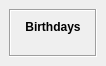
<?xml version="1.0" encoding="UTF-8"?>
<ui version="4.0">
 <class>MainWindow</class>
 <widget class="QMainWindow" name="MainWindow">
  <property name="geometry">
   <rect>
    <x>0</x>
    <y>0</y>
    <width>106</width>
    <height>66</height>
   </rect>
  </property>
  <property name="sizePolicy">
   <sizepolicy hsizetype="Preferred" vsizetype="Preferred">
    <horstretch>0</horstretch>
    <verstretch>0</verstretch>
   </sizepolicy>
  </property>
  <property name="windowTitle">
   <string>MainWindow</string>
  </property>
  <widget class="QWidget" name="centralwidget">
   <layout class="QVBoxLayout" name="verticalLayout_2">
    <item>
     <widget class="QFrame" name="frame">
      <property name="frameShape">
       <enum>QFrame::Box</enum>
      </property>
      <property name="frameShadow">
       <enum>QFrame::Sunken</enum>
      </property>
      <layout class="QVBoxLayout" name="verticalLayout_3">
       <item>
        <widget class="QLabel" name="titleLabel">
         <property name="sizePolicy">
          <sizepolicy hsizetype="Preferred" vsizetype="Minimum">
           <horstretch>0</horstretch>
           <verstretch>0</verstretch>
          </sizepolicy>
         </property>
         <property name="font">
          <font>
           <weight>75</weight>
           <bold>true</bold>
          </font>
         </property>
         <property name="text">
          <string>Birthdays</string>
         </property>
         <property name="alignment">
          <set>Qt::AlignCenter</set>
         </property>
        </widget>
       </item>
       <item>
        <layout class="QGridLayout" name="birthdaysLayout">
         <property name="horizontalSpacing">
          <number>10</number>
         </property>
         <property name="verticalSpacing">
          <number>0</number>
         </property>
        </layout>
       </item>
       <item>
        <spacer name="verticalSpacer">
         <property name="orientation">
          <enum>Qt::Vertical</enum>
         </property>
         <property name="sizeHint" stdset="0">
          <size>
           <width>20</width>
           <height>40</height>
          </size>
         </property>
        </spacer>
       </item>
      </layout>
     </widget>
    </item>
   </layout>
  </widget>
 </widget>
 <resources/>
 <connections/>
</ui>
